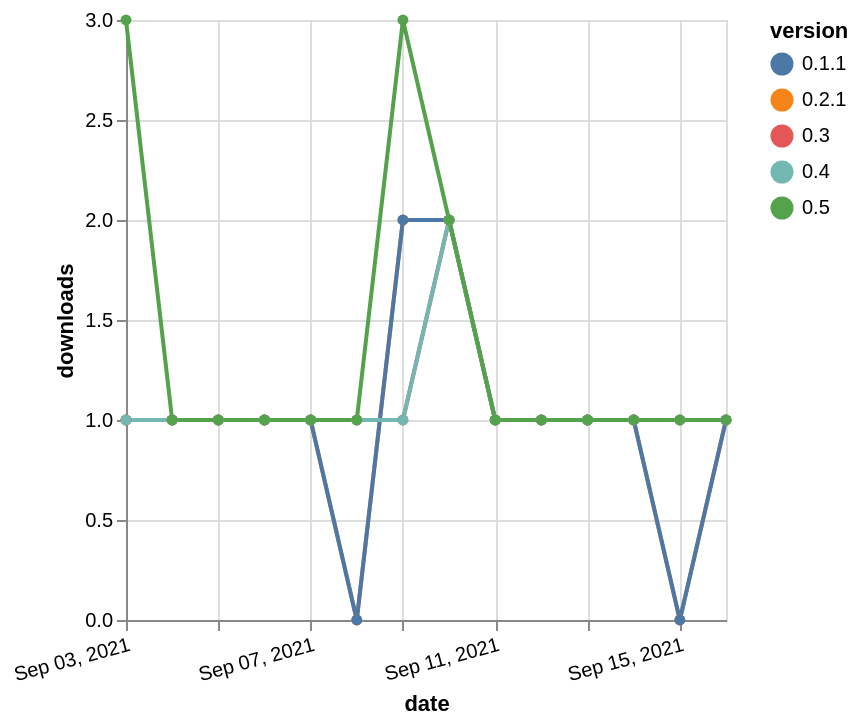

Express this chart as Vega-Lite.
### Vega-Lite specification from a JSON file in a GitHub repository (floating-point values rounded to 4 significant figures)
{"$schema": "https://vega.github.io/schema/vega-lite/v5.json", "description": "A simple bar chart with embedded data.", "data": {"values": [{"date": "2021-09-03", "total": 158, "delta": 1, "version": "0.3"}, {"date": "2021-09-04", "total": 159, "delta": 1, "version": "0.3"}, {"date": "2021-09-05", "total": 160, "delta": 1, "version": "0.3"}, {"date": "2021-09-06", "total": 161, "delta": 1, "version": "0.3"}, {"date": "2021-09-07", "total": 162, "delta": 1, "version": "0.3"}, {"date": "2021-09-08", "total": 163, "delta": 1, "version": "0.3"}, {"date": "2021-09-09", "total": 164, "delta": 1, "version": "0.3"}, {"date": "2021-09-10", "total": 166, "delta": 2, "version": "0.3"}, {"date": "2021-09-11", "total": 167, "delta": 1, "version": "0.3"}, {"date": "2021-09-12", "total": 168, "delta": 1, "version": "0.3"}, {"date": "2021-09-13", "total": 169, "delta": 1, "version": "0.3"}, {"date": "2021-09-14", "total": 170, "delta": 1, "version": "0.3"}, {"date": "2021-09-15", "total": 171, "delta": 1, "version": "0.3"}, {"date": "2021-09-16", "total": 172, "delta": 1, "version": "0.3"}, {"date": "2021-09-03", "total": 162, "delta": 1, "version": "0.2.1"}, {"date": "2021-09-04", "total": 163, "delta": 1, "version": "0.2.1"}, {"date": "2021-09-05", "total": 164, "delta": 1, "version": "0.2.1"}, {"date": "2021-09-06", "total": 165, "delta": 1, "version": "0.2.1"}, {"date": "2021-09-07", "total": 166, "delta": 1, "version": "0.2.1"}, {"date": "2021-09-08", "total": 166, "delta": 0, "version": "0.2.1"}, {"date": "2021-09-09", "total": 168, "delta": 2, "version": "0.2.1"}, {"date": "2021-09-10", "total": 170, "delta": 2, "version": "0.2.1"}, {"date": "2021-09-11", "total": 171, "delta": 1, "version": "0.2.1"}, {"date": "2021-09-12", "total": 172, "delta": 1, "version": "0.2.1"}, {"date": "2021-09-13", "total": 173, "delta": 1, "version": "0.2.1"}, {"date": "2021-09-14", "total": 174, "delta": 1, "version": "0.2.1"}, {"date": "2021-09-15", "total": 174, "delta": 0, "version": "0.2.1"}, {"date": "2021-09-16", "total": 175, "delta": 1, "version": "0.2.1"}, {"date": "2021-09-03", "total": 169, "delta": 1, "version": "0.1.1"}, {"date": "2021-09-04", "total": 170, "delta": 1, "version": "0.1.1"}, {"date": "2021-09-05", "total": 171, "delta": 1, "version": "0.1.1"}, {"date": "2021-09-06", "total": 172, "delta": 1, "version": "0.1.1"}, {"date": "2021-09-07", "total": 173, "delta": 1, "version": "0.1.1"}, {"date": "2021-09-08", "total": 173, "delta": 0, "version": "0.1.1"}, {"date": "2021-09-09", "total": 175, "delta": 2, "version": "0.1.1"}, {"date": "2021-09-10", "total": 177, "delta": 2, "version": "0.1.1"}, {"date": "2021-09-11", "total": 178, "delta": 1, "version": "0.1.1"}, {"date": "2021-09-12", "total": 179, "delta": 1, "version": "0.1.1"}, {"date": "2021-09-13", "total": 180, "delta": 1, "version": "0.1.1"}, {"date": "2021-09-14", "total": 181, "delta": 1, "version": "0.1.1"}, {"date": "2021-09-15", "total": 181, "delta": 0, "version": "0.1.1"}, {"date": "2021-09-16", "total": 182, "delta": 1, "version": "0.1.1"}, {"date": "2021-09-03", "total": 148, "delta": 1, "version": "0.4"}, {"date": "2021-09-04", "total": 149, "delta": 1, "version": "0.4"}, {"date": "2021-09-05", "total": 150, "delta": 1, "version": "0.4"}, {"date": "2021-09-06", "total": 151, "delta": 1, "version": "0.4"}, {"date": "2021-09-07", "total": 152, "delta": 1, "version": "0.4"}, {"date": "2021-09-08", "total": 153, "delta": 1, "version": "0.4"}, {"date": "2021-09-09", "total": 154, "delta": 1, "version": "0.4"}, {"date": "2021-09-10", "total": 156, "delta": 2, "version": "0.4"}, {"date": "2021-09-11", "total": 157, "delta": 1, "version": "0.4"}, {"date": "2021-09-12", "total": 158, "delta": 1, "version": "0.4"}, {"date": "2021-09-13", "total": 159, "delta": 1, "version": "0.4"}, {"date": "2021-09-14", "total": 160, "delta": 1, "version": "0.4"}, {"date": "2021-09-15", "total": 161, "delta": 1, "version": "0.4"}, {"date": "2021-09-16", "total": 162, "delta": 1, "version": "0.4"}, {"date": "2021-09-03", "total": 30, "delta": 3, "version": "0.5"}, {"date": "2021-09-04", "total": 31, "delta": 1, "version": "0.5"}, {"date": "2021-09-05", "total": 32, "delta": 1, "version": "0.5"}, {"date": "2021-09-06", "total": 33, "delta": 1, "version": "0.5"}, {"date": "2021-09-07", "total": 34, "delta": 1, "version": "0.5"}, {"date": "2021-09-08", "total": 35, "delta": 1, "version": "0.5"}, {"date": "2021-09-09", "total": 38, "delta": 3, "version": "0.5"}, {"date": "2021-09-10", "total": 40, "delta": 2, "version": "0.5"}, {"date": "2021-09-11", "total": 41, "delta": 1, "version": "0.5"}, {"date": "2021-09-12", "total": 42, "delta": 1, "version": "0.5"}, {"date": "2021-09-13", "total": 43, "delta": 1, "version": "0.5"}, {"date": "2021-09-14", "total": 44, "delta": 1, "version": "0.5"}, {"date": "2021-09-15", "total": 45, "delta": 1, "version": "0.5"}, {"date": "2021-09-16", "total": 46, "delta": 1, "version": "0.5"}]}, "width": "container", "mark": {"type": "line", "point": {"filled": true}}, "encoding": {"x": {"field": "date", "type": "temporal", "timeUnit": "yearmonthdate", "title": "date", "axis": {"labelAngle": -15}}, "y": {"field": "delta", "type": "quantitative", "title": "downloads"}, "color": {"field": "version", "type": "nominal"}, "tooltip": {"field": "delta"}}}
